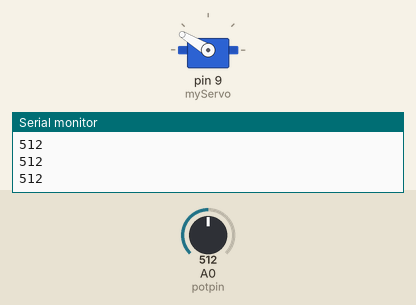
A sketch run on a simulated Arduino Uno, built with avr-gcc and run on an emulated ATmega328P. Shown: servo, the last lines printed to the serial monitor. The inputs (shaded band) are chosen by the test bench; at power-on: A0 (potpin) = 512.

Above: at 1.2 s.
1.3 s: A0 (potpin) set to 716
At 2.4 s:
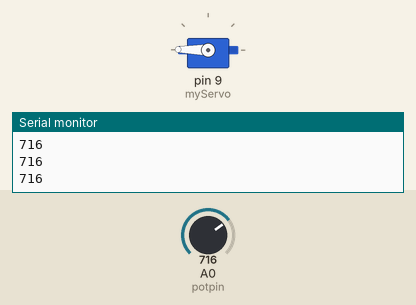
2.8 s: A0 (potpin) set to 306
At 3.3 s:
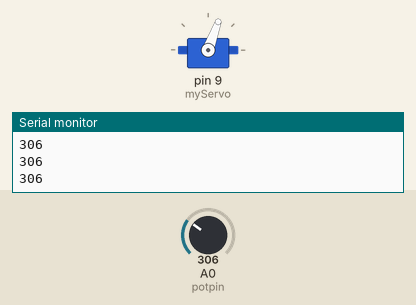
4.3 s: A0 (potpin) set to 122
At 4.8 s:
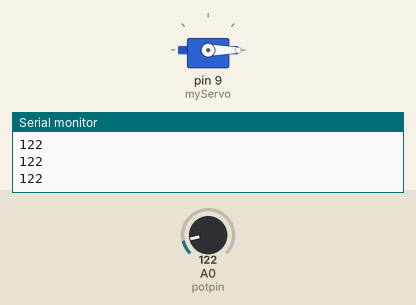
5.8 s: A0 (potpin) set to 900
At 6.9 s:
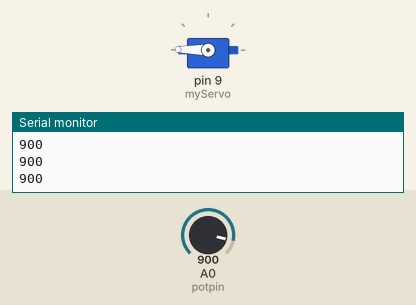
7.3 s: A0 (potpin) set to 0
At 7.8 s:
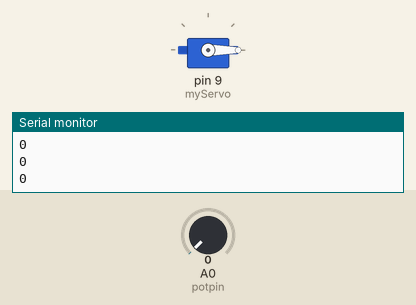
Timing chart, 0 to 9.8 s (numbered marks = the images above; inputs shaded):
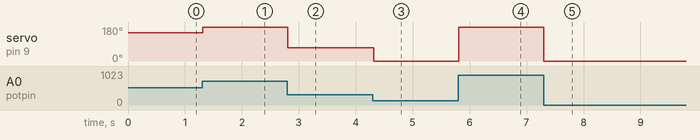

The sketch:

Knob_photocell.ino
```cpp
#include <Servo.h>

// Controlling a servo position using a potentiometer (variable resistor)
// by Michal Rinott <http://people.interaction-ivrea.it/m.rinott>


Servo myServo;  // create servo object to control a servo

int potpin = 0;  // analog pin used to connect the potentiometer
int val;    // variable to read the value from the analog pin

void setup()
{
  myServo.attach(9);  // attaches the servo on pin 9 to the servo object

  Serial.begin(9600);
}

void loop()
{
  val = analogRead(potpin);            // reads the value of the potentiometer (value between 0 and 1023)

  Serial.println(val);                 // print the sensor value to serial monitor

  val = map(val, 120, 590, 0, 179);     // scale the sensor value to use it with the servo (value between 0 and 179)
  val = constrain(val,0,179);          // constrain the "val" to stay between 0 and 179 in case the sensor value goes out of the range
  myServo.write(val);                  // sets the servo position according to the scaled value
  delay(15);                           // waits for the servo to get there
}
```

Measured:
- after the input at 1.3 s, servo on pin 9 (myServo): 149° → 179° at once
- after the input at 2.8 s, servo on pin 9 (myServo): 179° → 70° at once
- after the input at 4.3 s, servo on pin 9 (myServo): 70° → 0° at once
- after the input at 5.8 s, servo on pin 9 (myServo): 0° → 179° at once
- after the input at 7.3 s, servo on pin 9 (myServo): 179° → 0° at once
